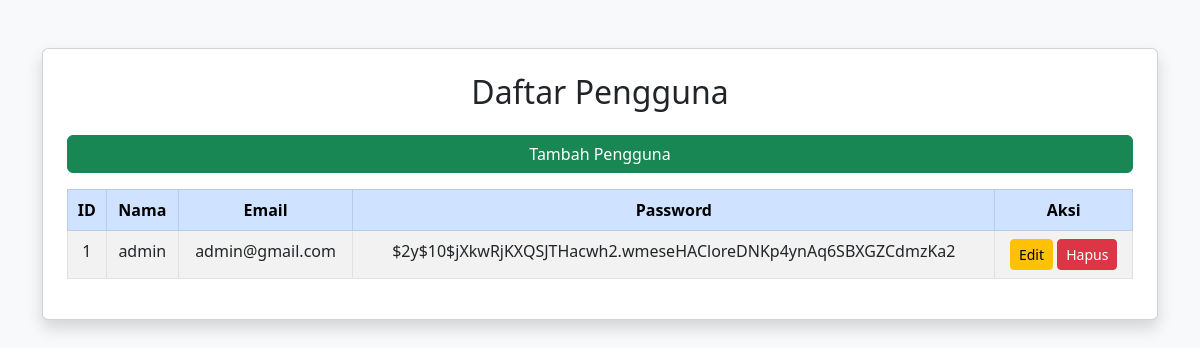
Page /users/tbluser_07048.php on the committed database.
### tables this page shows
CREATE TABLE `users` (
  `id` int(11) NOT NULL,
  `name` varchar(100) NOT NULL,
  `email` varchar(100) NOT NULL,
  `passw` varchar(255) NOT NULL
);

### users/tbluser_07048.php (the view, shortened to what this page needs)
<?php
include '../config_07048.php';
$result = $conn->query("SELECT * FROM users");
?>
<!DOCTYPE html>
<html lang="id">
<head>
    <link href="https://cdn.jsdelivr.net/npm/bootstrap@5.3.0/dist/css/bootstrap.min.css" rel="stylesheet">
</head>
<body class="bg-light">
    <div class="container mt-5">
        <div class="card shadow p-4">
            <h2 class="text-center mb-4">Daftar Pengguna</h2>
            <a href="create_07048.php" class="btn btn-success mb-3">Tambah Pengguna</a>
            <table class="table table-bordered table-striped text-center">
                <thead class="table-primary">
                    <tr>
                        <th>ID</th>
                        <th>Nama</th>
                        <th>Email</th>
                        <th>Password</th>
                        <th>Aksi</th>
                    </tr>
                </thead>
                <tbody>
                    <?php while ($row = $result->fetch_assoc()): ?>
                    <tr>
                        <td><?= $row['id'] ?></td>
                        <td><?= htmlspecialchars($row['name']) ?></td>
                        <td><?= htmlspecialchars($row['email']) ?></td>
                        <td><?= htmlspecialchars($row['passw']) ?></td>
                        <td>
                            <a href="edit_07048.php?id=<?= $row['id'] ?>" class="btn btn-warning btn-sm">Edit</a>
                            <a href="delete_07048.php?id=<?= $row['id'] ?>" class="btn btn-danger btn-sm" onclick="return confirm('Hapus data?')">Hapus</a>
                        </td>
                    </tr>
                    <?php endwhile; ?>
                </tbody>
            </table>
        </div>
    </div>
</body>
</html>

### rows in the picture
users: id "1", name "admin", email "admin@gmail.com", passw "$2y$10$jXkwRjKXQSJTHacwh2.wmeseHACloreDNKp4ynAq6SBXGZCdmzKa2"
